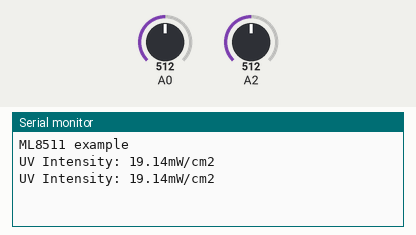
A sketch run on a simulated Arduino Uno, built with avr-gcc and run on an emulated ATmega328P. Parts: the last lines printed to the serial monitor. Inputs (shaded band) come from the test bench; at power-on: A2 = 512, A0 = 512.

Above: at 1.2 s.
1.3 s: A2 set to 0
At 2.6 s:
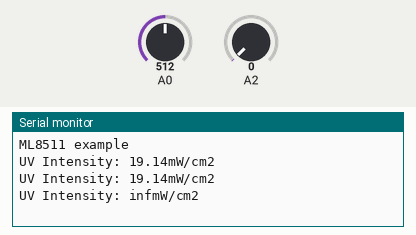
4.3 s: A0 set to 0
At 5.8 s:
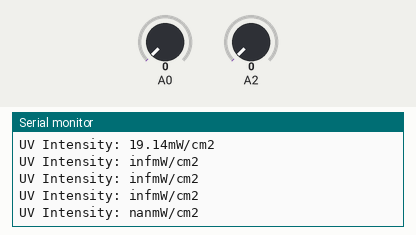
7.3 s: A2 set to 122
At 8.6 s:
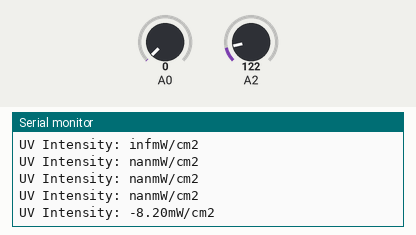
8.8 s: A0 set to 306
At 9.7 s:
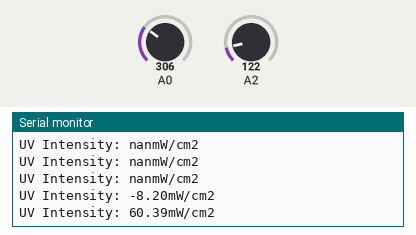
Timing chart, 0 to 11.3 s (numbered marks = the images above; inputs shaded):
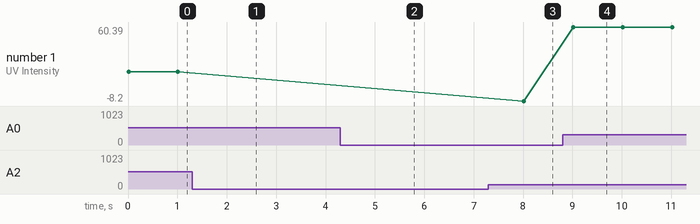

Measured:
- after the input at 1.3 s, the serial monitor: prints a new line after 0.71 s (image 1)
- after the input at 4.3 s, the serial monitor: prints a new line after 0.71 s (image 2)
- after the input at 7.3 s, the serial monitor: prints a new line after 0.72 s (image 3)
- after the input at 8.8 s, the serial monitor: prints a new line after 0.22 s (image 4)
- plotted number 1: 19.14 → -8.2 after the input at 7.3 s, -8.2 → 60.39 after the input at 8.8 s

The sketch:

ML8511.ino
```cpp
//pin definitions
int UV_OUT = A0;    //Sensor Output
int REF_3V3 = A2;   //3.3V power on the Arduino board


//Takes an average of readings on a given pin
//Returns the average
int analogRead_average(int pinToRead)
{
  int NumberOfSamples = 8;
  int runningValue = 0;

  for(int x = 0; x < NumberOfSamples; x++)
    runningValue += analogRead(pinToRead);
  runningValue /= NumberOfSamples;

  return(runningValue);
}

//The Arduino Map function but for floats
//From: http://forum.arduino.cc/index.php?topic=3922.0
float mapfloat(float x, float in_min, float in_max, float out_min, float out_max)
{
  return (x - in_min) * (out_max - out_min) / (in_max - in_min) + out_min;
}


void setup()
{
  Serial.begin(9600);
  Serial.println("ML8511 example");
}

void loop()
{
  int uv_Level = analogRead_average(UV_OUT);
  int ref_Level = analogRead_average(REF_3V3);

  //Use the 3.3V power pin as a reference to get a very accurate output value from sensor
  float output_Voltage = 3.3 / ref_Level * uv_Level;

  float uvIntensity = mapfloat(output_Voltage, 0.99, 2.8, 0.0, 15.0); //Convert the voltage to a UV intensity level -numbers from datasheet-

  // Serial.print("ML8511 output: ");
  // Serial.print(uv_Level);

  // Serial.print(" / ML8511 voltage: ");
  // Serial.print(output_Voltage);

  Serial.print("UV Intensity: ");
  Serial.print(uvIntensity);
  Serial.print("mW/cm2");

  Serial.println();

  delay(1000);
}
```
